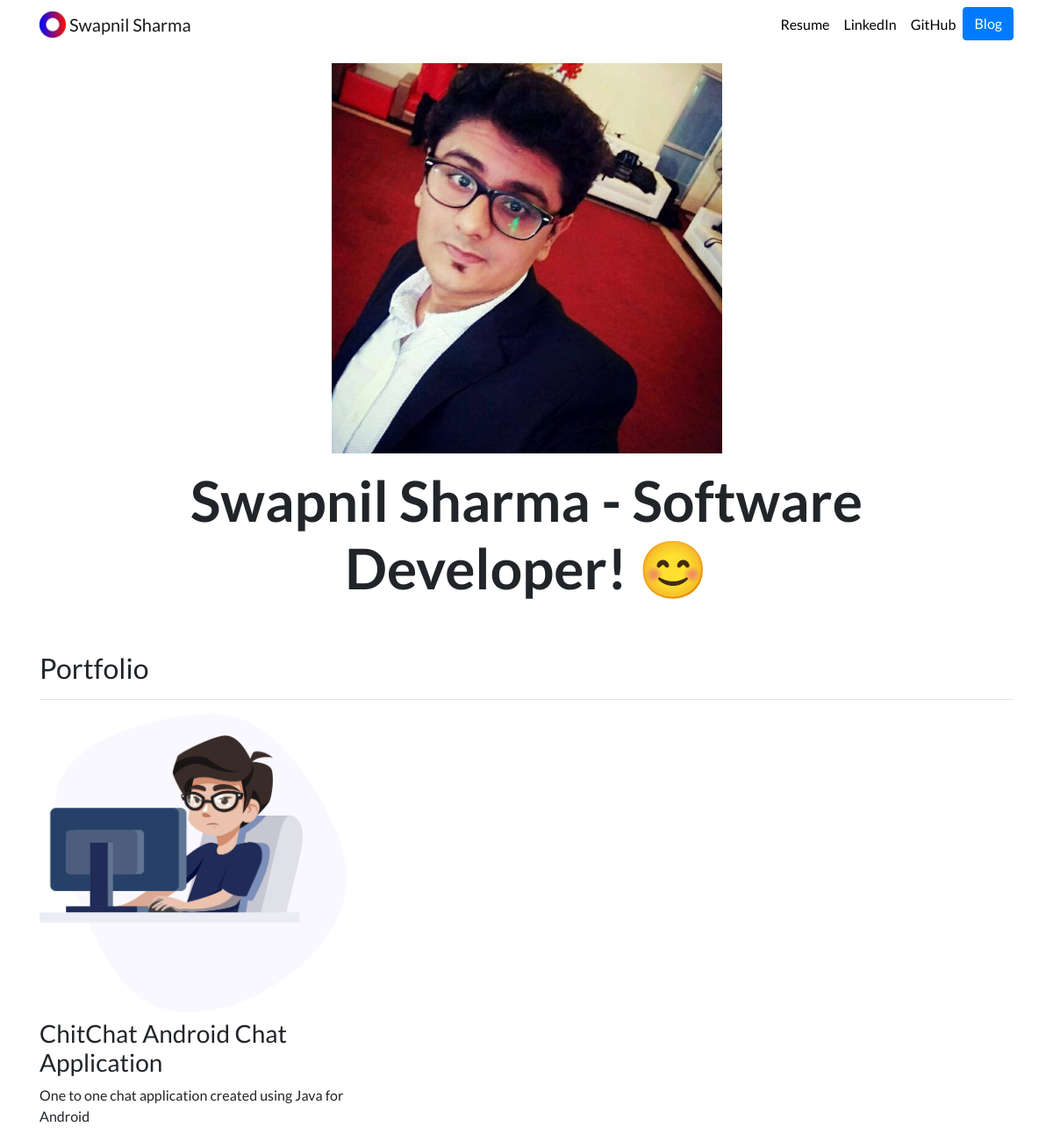
Before: / with the older database file.
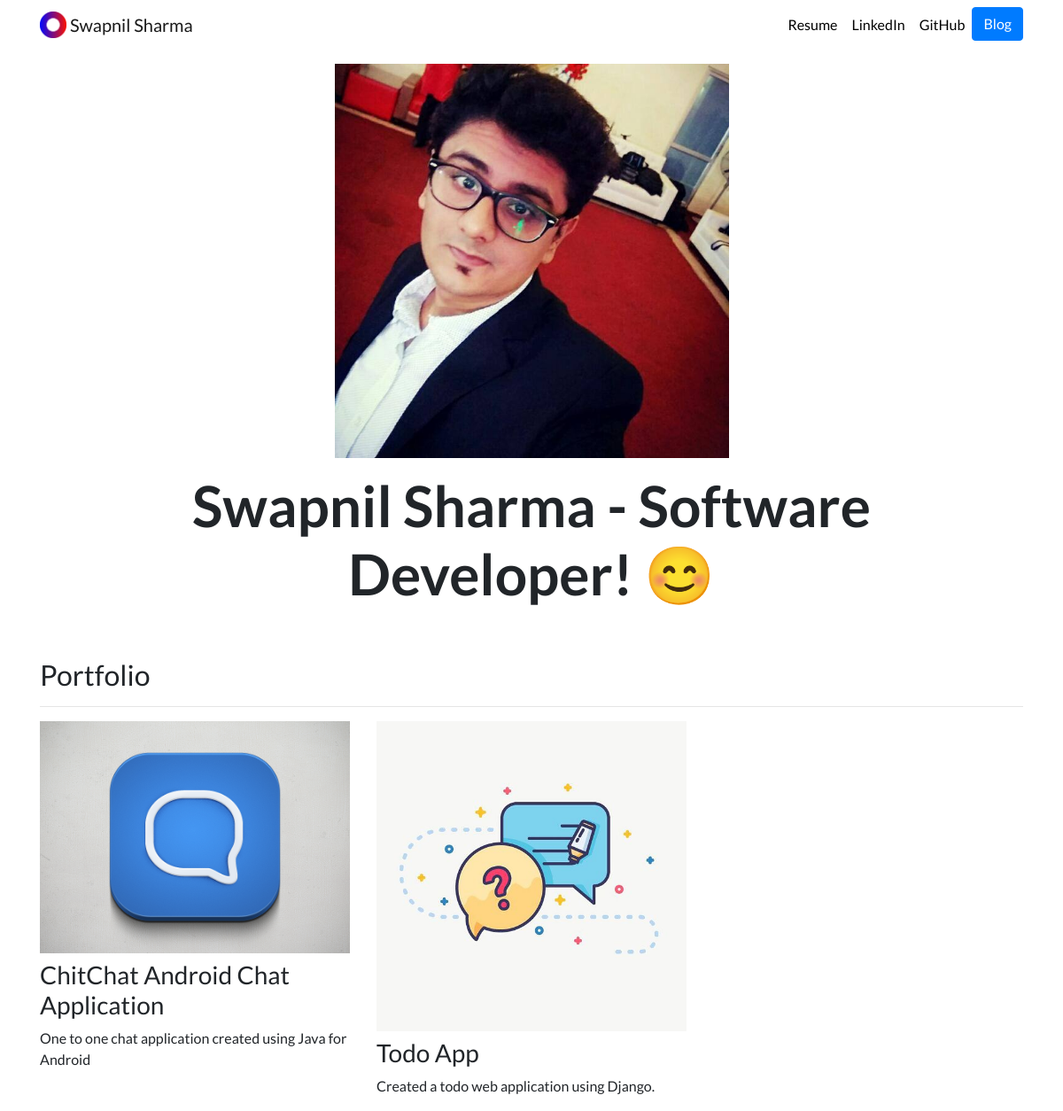
After: the same page with the newer database file.
### portfolio/models.py (models this page shows, shortened)
class Project(models.Model):
    title = models.CharField(max_length=100)
    description = models.CharField(max_length=250)
    image = models.ImageField(upload_to='portfolio/images/')
    url = models.URLField(blank=True)

### portfolio/views.py (the view)
# urls.py: 2. Add a URL to urlpatterns:  path('', views.home, name='home')
def home(request):
    projects = Project.objects.all()
    return render(request,'portfolio/home.html', {'projects':projects})

### portfolio/templates/portfolio/home.html
{% extends "portfolio/base.html" %}
{% load static %}
{% block content %}
<div class="row justify-content-center my-3">
  <div class="col-5">
    <img src="{% static 'portfolio/Me1.jpg' %}" class="img-fluid">
  </div>
</div>
<div class="row justify-content-center mb-3">
  <div class="col-md-9 text-center">
    <h1 id="hometext" class="font-weight-bold">Swapnil Sharma - Software Developer! 😊</h1>
  </div>
</div>
<h2 class="mt-5">Portfolio</h2>
<hr>
<div class="row">
  {% for project in projects %}
  <div class="col-lg-4 col-md-6">
    {% if project.url %}
    <a href="{{ project.url }}">
      <img src="{{ project.image.url }}" class="img-fluid mb-2">
    </a>
    {% else %}
    <img src="{{ project.image.url }}" class="img-fluid mb-2">
    {% endif %}
    <h3>{{ project.title }}</h3>
    <p>{{ project.description }}</p>
  </div>
  {% endfor %}
</div>
{% endblock %}

### portfolio/templates/portfolio/base.html (shortened to what this page needs)
{% load static %}
<!doctype html>
<html lang="en">
<head>
  <link rel="stylesheet" href="https://stackpath.bootstrapcdn.com/bootstrap/4.4.1/css/bootstrap.min.css">
  <link rel="stylesheet" href="{% static 'portfolio/custom.css' %}">
</head>
<body>
  <nav id="topNav" class="navbar navbar-expand-md navbar-light">
    <div class="container">
      <a class="navbar-brand" href="{% url 'home' %}">
        <img src="{% static 'portfolio/Logo.png' %}" width="30" height="30" class="d-inline-block align-top" alt="Nick's Logo">
        <span>Swapnil Sharma</span>
      </a>
      <div class="collapse navbar-collapse text-center" id="navbarNav">
        <ul class="navbar-nav ml-auto">
          <li class="nav-item">
            <a class="nav-link" href="{% static 'portfolio/Resume_SwapnilSharma.pdf' %}">Resume</a>
          </li>
          <li class="nav-item">
            <a class="nav-link" href="https://www.linkedin.com/in/swapnil-sh/" target="_blank">LinkedIn</a>
          </li>
          <li class="nav-item">
            <a class="nav-link" href="https://github.com/swapnil-sh" target="_blank">GitHub</a>
          </li>
          <li>
            <a role="button" href="{% url 'blog:all_blogs' %}" class="btn btn-primary">Blog</a>
          </li>
        </ul>
      </div>
    </div>
  </nav>
  <div class="container">
    {% block content %}{% endblock %}
  </div>
</body>
</html>

### portfolio/static/portfolio/custom.css (style rules this page uses)
.navbar-nav .nav-link { color: rgba(0,0,0,1) !important; }
body { font-family: 'Lato', sans-serif; }
@media (min-width: 992px) { #hometext { font-size: 4rem; } }

Changed rows visible on the page:
changed Project "ChitChat Android Chat Application": image: a different picture
added Project: image (picture), title "Todo App", description "Created a todo web application using Django."
